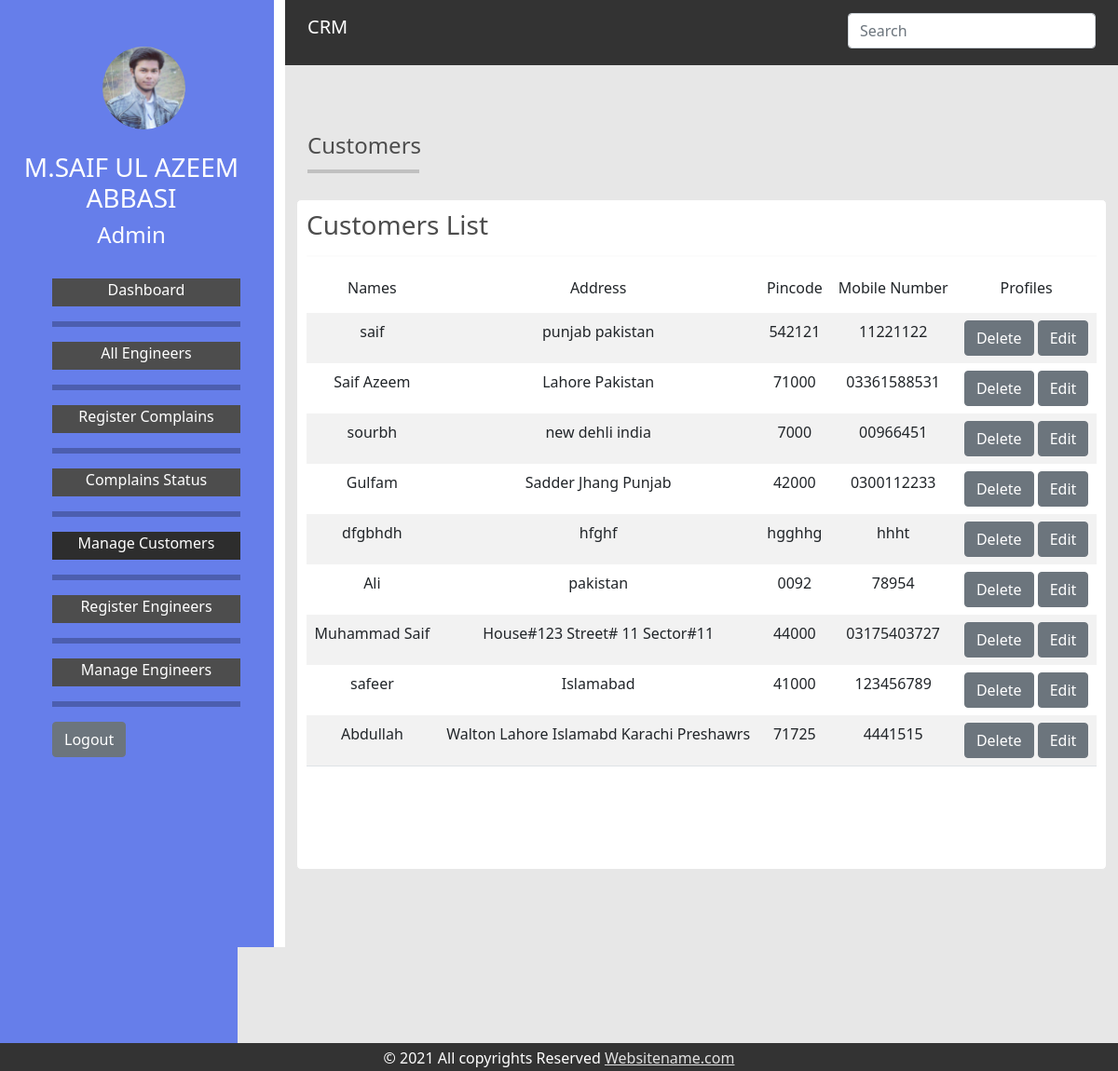
Screenshot of /customer-list.php (signed in) with the database file from the repository.
### tables this page shows
CREATE TABLE `customers` (
  `c_id` int(10) NOT NULL,
  `c_name` varchar(100) NOT NULL,
  `c_mobile` varchar(100) NOT NULL,
  `c_alt_mobile` varchar(100) NOT NULL,
  `c_address` varchar(100) NOT NULL,
  `c_pincode` varchar(100) NOT NULL,
  `is_delete` int(10) NOT NULL DEFAULT 0
);

### customer-list.php (the view, shortened to what this page needs)
<?php
include("connection.php");
?>
<!DOCTYPE html>
<html>
<head>
    <link rel="stylesheet" type="text/css" href="css/style.css">
    <link rel="stylesheet" href="https://cdnjs.cloudflare.com/ajax/libs/font-awesome/4.7.0/css/font-awesome.min.css">
    <link href="https://cdn.jsdelivr.net/npm/bootstrap@5.0.0-beta1/dist/css/bootstrap.min.css" rel="stylesheet">
</head>
<body >
    <div class='fluid-container'>
        <div class='row' style="height: 100%;">
            <div class='col-lg-3 col-md-3 col-sm-12' style="background-color: #667eea;">
                <div class="container" style="color: #fff; position: sticky; top: 0;">
                    <div class="row" >
                        <div class="col-lg-4 col-md-4 col-sm-12"></div>
                        <div class="col-lg-8 col-md-8 col-sm-12" style="padding-top: 50px;"><a href="index.php"><img style=" border-radius: 50%; width: 60%; " src="images/profile_pic.jpeg" alt="Avatar"></a></div>
                    </div>
                    <br>
                    <div class="row" style="text-align: center;">
                        <h3>M.SAIF UL AZEEM ABBASI</h3>
                        <h4>Admin</h4>
                    </div>
                    <br>
                    <div class="row">
                        <div class="navigation">
                            <ul>
                            	<li><a  href="dashboard.php">Dashboard</a></li>
                            	 <hr class="new2">
                                <li><a   href="engineers_list.php">All Engineers</a></li>
                                <hr class="new2">
                                <li><a  href="register-complain.php">Register Complains</a></li>
                                <hr class="new2">
                                <li><a href="complain-status.php">Complains Status</a></li>
                                <hr class="new2">
                                <li><a style="background-color: #2d2d2d;" href="customer-list.php">Manage Customers</a></li>
                                <hr class="new2">
                                <li><a href="register-engineer.php">Register Engineers</a></li>
                                <hr class="new2">
                                <li><a href="manage_engineer.php">Manage Engineers</a></li>
                                <hr class="new2">
                                <li>
                                	<form>
                                		<input class="btn btn-secondary" type="submit" name="logout" value="Logout">
                                	</form>
                                </li>
                            </ul>
                        </div>
                    </div>
                    <br>
                    <br>
                    <br>
                    <br>
                    <br>
                    <br>
                    <br>
                    <br>
                    <br>
                </div>
            </div>
            <div class='main col-lg-9 col-md-9 col-sm-12' >
            <div style="  background-color: #e7e7e7;">
	<div  id="header" class="fluid-container sticky-top">
		<div class="container" style="padding-top: 14px;" id="nav-cont">
 			<div class="row">
 				<div class="col-4"><a id="logo" class="navbar-brand" href="index.php"> CRM</a></div>
 				<div class="col-4"></div>
 				<div class="col-4">
 					<form>
 						<input class="form-control" type="text" placeholder="Search" name="search-engr">
 					</form>
 				</div>
 			</div>
		</div>
	</div>
	<br>
<br>
	<div class="container">
		<br>
		<h4 style="color: #4d4d4d; margin-bottom: -5px;">Customers</h4>
		<hr style="border:2px solid #4d4d4d; width: 120px; float: left;">
	</div>
<br>
<br>
	<div class="container" id="main-body">
			<div class="row" style="padding-left: 0px;padding-right: 0px;">
				<div style="padding: 10px; border: 1px solid #e7e7e7; border-radius: 5px; background-color: #fff; height: 720px;  ">
					<h3 style="color: #4d4d4d;">Customers List</h3>
					<hr style="border:1px solid #f1f1f1">
					<div style="overflow:auto;height: 600px; background-color: #fff;">
					<table class="table table-striped  table-hover table-condensed" style="text-align: center;">
	                    <thead >
	                        <tr style="border: none;">
	                            <th ><h6>Names</h6></th>
	                            <th><h6>Address</h6></th>
	                            <th><h6>Pincode</h6></th>
	                            <th><h6>Mobile Number</h6></th>
	                            <th><h6>Profiles</h6></th>
	                        </tr>
	                    </thead>
	                    <tbody>
	                    	<?php
							$query=$con->prepare("SELECT * FROM customers WHERE is_delete=0 ");
							                    $query->execute();
							                    $result=$query->get_result();
							                    while($row=$result->fetch_assoc())
							                   {
							                       $cid=$row["c_id"];
							                       $cust_name=$row["c_name"];
							                       $cust_mobile=$row["c_mobile"];
							                       $address=$row["c_address"];
							                       $postal_code=$row["c_pincode"];
	                    	?>
	                        <tr>
	                            <td style="border-top: hidden;"><?php echo $cust_name;  ?></td>
	                            <td style="border-top: hidden;"><?php echo $address;  ?></td>
	                            <td style="border-top: hidden;"><?php echo $postal_code;  ?></td>
	                            <td style="border-top: hidden;"><?php echo $cust_mobile;  ?></td>
	                            <td style="border-top: hidden;">
	                            	<form method="POST">
	                            		<a class="btn btn-secondary" href="<?php echo "delete_cust.php?id=$cid" ; ?>">Delete</a>
	                            		<a class="btn btn-secondary" href="<?php echo "edit_customer.php?id=$cid" ; ?>">Edit</a>
	                            	</form>
	                            </td>
	                        </tr>
	                        <?php }
							        $query->close(); ?>
	                    </tbody>
	                </table>
	            	</div>
	            </div>
	        </div>
	</div>
	<br>
	<br>
	<br>
	<br>
	<br>
	<br>
	<br>
	<br>
	<br>
	<div class="fluid-container sticky-bottom" style="background-color: #333; height: 30px;  position: fixed;left: 0;bottom: 0;width: 100%;">
        <div class="row" style="padding-top:4px;">
            <div class="col-2"></div>
            <div class="col-8"><p style="color: #fff; text-align: center;">© 2021 All copyrights Reserved <a style="color:#e2e2e2;" href="https://www.appsvista.com/">Websitename.com</a></p></div>
            <div class="col-2"></div>
        </div>
    </div>
</div>
            </div>
        </div>
    </div>
</body>
</html>
</html>

### css/style.css (style rules this page uses)
body, html { height: 100%; }
.main { height: 100%; }
.navigation ul { list-style: none; }
.navigation ul li a { width: 100%; height: 30px; display: block; background-color:#4d4d4d; text-align: center; text-decoration: none; color: #fff; font-size: 16px; }
.new2 { border: 3px solid black; }
#logo { color: #fff; }
#header { background-color: #333; height:70px; width: 100%; top: 0; left: 0; }
.row:after { content: ""; display: table; clear: both; }

### rows the page displays
customers: c_name "saif", c_address "punjab pakistan", c_pincode "542121", c_mobile "11221122"
customers: c_name "Saif Azeem", c_address "Lahore Pakistan", c_pincode "71000", c_mobile "03361588531"
customers: c_name "sourbh", c_address "new dehli india", c_pincode "7000", c_mobile "00966451"
customers: c_name "Gulfam", c_address "Sadder Jhang Punjab", c_pincode "42000", c_mobile "0300112233"
customers: c_name "dfgbhdh", c_address "hfghf", c_pincode "hgghhg", c_mobile "hhht"
customers: c_name "Ali", c_address "pakistan", c_pincode "0092", c_mobile "78954"
customers: c_name "Muhammad Saif", c_address "House#123 Street# 11 Sector#11", c_pincode "44000", c_mobile "03175403727"
customers: c_name "safeer", c_address "Islamabad", c_pincode "41000", c_mobile "123456789"
customers: c_name "Abdullah", c_address "Walton Lahore Islamabd Karachi Preshawrs", c_pincode "71725", c_mobile "4441515"
